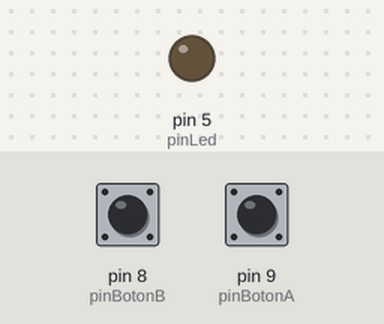
This sketch was run on a simulated Arduino Uno, built with avr-gcc and run on an emulated ATmega328P. Shown: output pins drawn as LEDs (lit = HIGH). Inputs (shaded band) come from the test bench; at power-on: pin 9 (pinBotonA) HIGH, pin 8 (pinBotonB) HIGH.

Above: at 1.2 s.
1.3 s: pin 9 (pinBotonA) pulled LOW for 0.15 s
At 2.4 s:
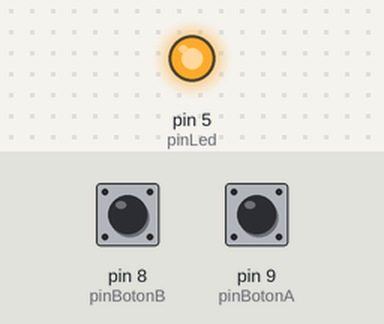
2.9 s: pin 8 (pinBotonB) pulled LOW for 0.15 s
At 3.6 s:
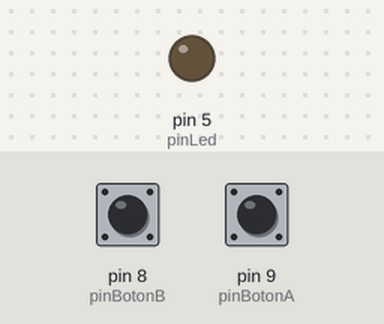
4.5 s: pin 9 (pinBotonA) pulled LOW for 1 s
At 4.8 s:
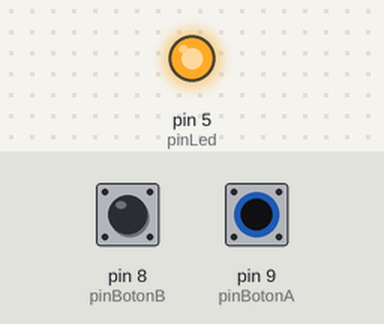
7.0 s: pin 8 (pinBotonB) driven LOW and pin 9 (pinBotonA) driven LOW
At 8.2 s:
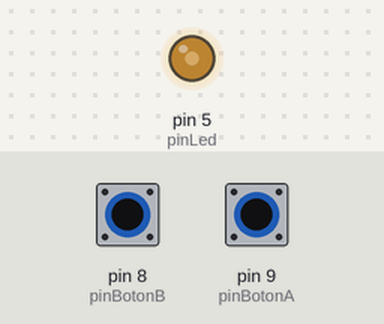
8.5 s: pin 8 (pinBotonB) driven HIGH
At 8.9 s:
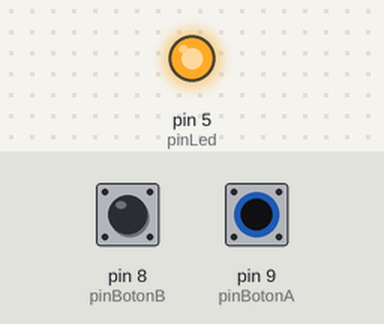
Timing chart, 0 to 11.0 s (numbered marks = the images above; inputs shaded):
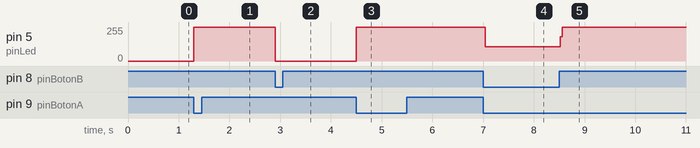

The sketch:

codigo.ino
```cpp
/*
  Proyecto: Inputs
  Autor: Adafruit
  Referencia: https://learn.adafruit.com/adafruit-arduino-lesson-6-digital-inputs
  Adaptado por Ulises Gascón
*/
int pinLed = 5;
int pinBotonA = 9;
int pinBotonB = 8;

byte leds = 0;

void setup()
{
  pinMode(pinLed, OUTPUT);
  pinMode(pinBotonA, INPUT_PULLUP);
  pinMode(pinBotonB, INPUT_PULLUP);
}

void loop()
{
  if (digitalRead(pinBotonA) == LOW)
  {
    digitalWrite(pinLed, HIGH);
  }
  if (digitalRead(pinBotonB) == LOW)
  {
    digitalWrite(pinLed, LOW);
  }
}
```

Measured:
- after the input at 1.3 s, pin 5 (pinLed): 0/255 → 255/255 at once
- after the input at 2.9 s, pin 5 (pinLed): 255/255 → 0/255 at once
- after the input at 4.5 s, pin 5 (pinLed): 0/255 → 255/255 at once
- after the input at 7.0 s, pin 5 (pinLed): 255/255 → 108/255 at once
- after the input at 8.5 s, pin 5 (pinLed): 108/255 → 255/255 at once
